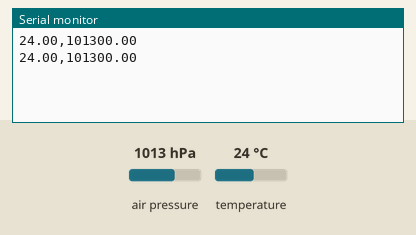
The sketch below on a simulated Arduino Uno, built with avr-gcc and run on an emulated ATmega328P. Shown: the last lines printed to the serial monitor. The test bench sets the inputs (shaded band); at power-on: air pressure 1013 hPa, temperature 24 °C.

Above: at 2.8 s.
2.9 s: air pressure set to 952 hPa
At 3.8 s:
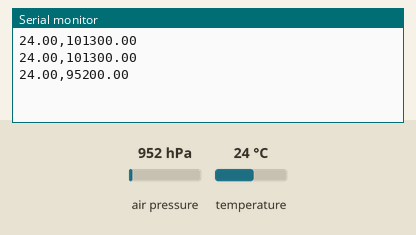
4.4 s: temperature set to 12 °C
At 5.5 s:
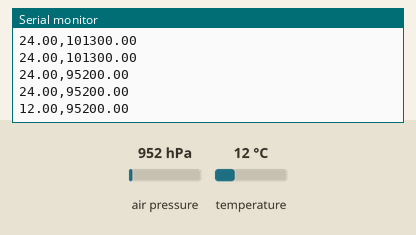
5.9 s: air pressure set to 975 hPa
At 6.3 s:
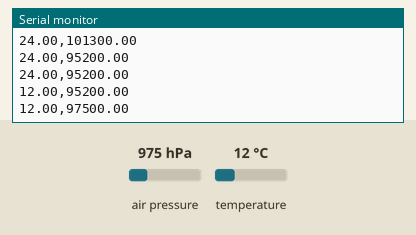
Timing chart, 0 to 8.9 s (numbered marks = the images above; inputs shaded):
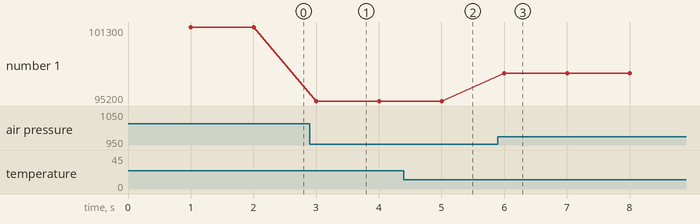

Measured:
- after the input at 2.9 s, the serial monitor: prints a new line after 0.10 s (image 1)
- after the input at 4.4 s, the serial monitor: prints a new line after 0.60 s (image 2)
- after the input at 5.9 s, the serial monitor: prints a new line after 0.10 s (image 3)
- plotted number 1: 101300 → 95200 after the input at 2.9 s, 95200 → 97500 after the input at 5.9 s

The sketch:

seismo_arduino.ino
```cpp
#include <Wire.h>
#include <SPI.h>
#include <Adafruit_BMP280.h>

Adafruit_BMP280 bmp; // I2C

const long intervalReporting = 1000;
// const long intervalBmpReading = 1000;

unsigned long previousReportingMillis = 0;
unsigned long previousBMPMillis = 0;
// float currentSeismo = 0;
float currentTemp = 0;
float currentPress = 0;

void setup() {
  Serial.begin(57600);
  bmp.begin(BMP280_ADDRESS_ALT, BMP280_CHIPID);
  /* Default settings from datasheet. */
  bmp.setSampling(Adafruit_BMP280::MODE_NORMAL,     /* Operating Mode. */
                  Adafruit_BMP280::SAMPLING_X2,     /* Temp. oversampling */
                  Adafruit_BMP280::SAMPLING_X16,    /* Pressure oversampling */
                  Adafruit_BMP280::FILTER_X16,      /* Filtering. */
                  Adafruit_BMP280::STANDBY_MS_500); /* Standby time. */
}

void loop() {
  unsigned long currentMillis = millis();

  // // Longer interval for reading the pressure sensor
  // if (currentMillis - previousBMPMillis >= intervalBmpReading)
  // {
  //   currentPress = readPressure();
  //   currentTemp = readTemperature();
  //   previousBMPMillis = currentMillis;
  // }

  // The default reporting interval
  if (currentMillis - previousReportingMillis >= intervalReporting)
  {
    currentPress = readPressure();
    currentTemp = readTemperature();
    // currentSeismo = readHallSensor();
    // Serial.print(currentSeismo);
    // Serial.print(",");
    Serial.print(currentTemp);
    Serial.print(",");
    Serial.print(currentPress);
    Serial.println();
    previousReportingMillis = currentMillis;
  }
}

float readTemperature()
{
  return bmp.readTemperature();
}

float readPressure()
{
  return bmp.readPressure();
}

// float readHallSensor()
// {
//   return analogRead(A0);
// }
```
